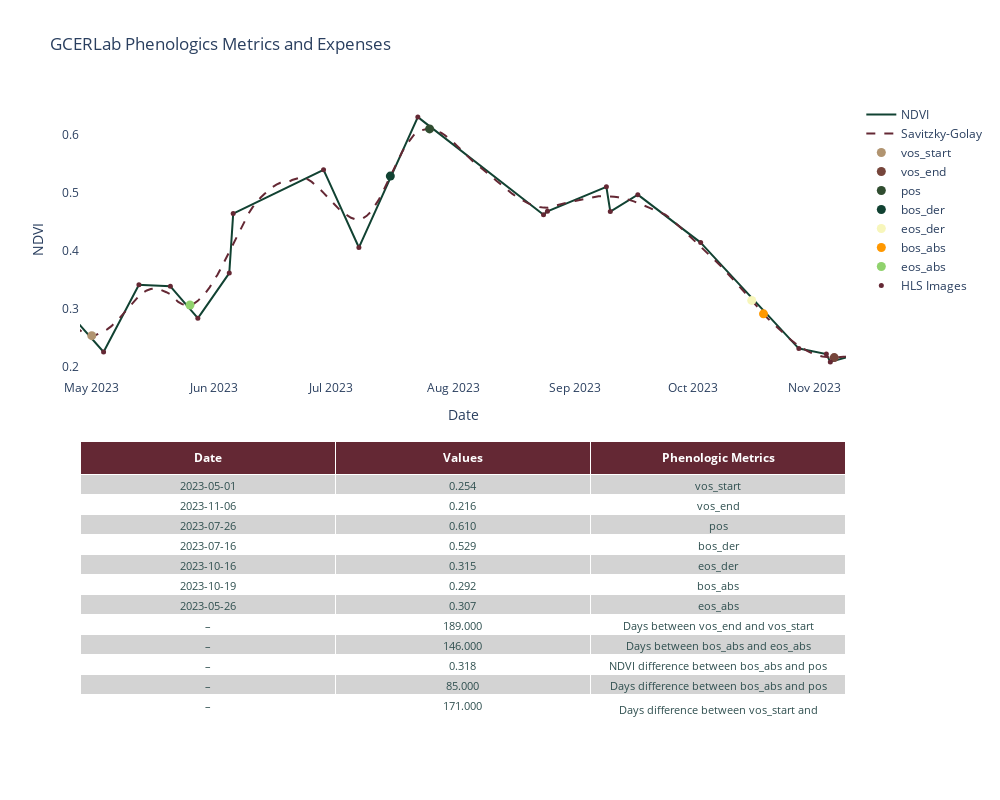

Notebook code for this chart:
### Code cell
fig.write_html(r"C:\Users\ander\OneDrive\Área de Trabalho\msu\msu_timeseries_ndvi\2.html")

fig.show()

### Figure 1 — Plotly figure (JSON) as saved in the notebook; plotly's stock layout.template omitted (floating-point values rounded to 4 significant figures; data arrays with more than 128 entries replaced by an {"elided": "..."} marker saying what was removed)
{"data": [{"line": {"color": "#114232"}, "mode": "lines", "name": "NDVI", "type": "scatter", "x": {"elided": "401 str values"}, "xaxis": "x", "y": {"elided": "401 float values"}, "yaxis": "y"}, {"line": {"color": "#642834", "dash": "dash"}, "mode": "lines", "name": "Savitzky-Golay", "type": "scatter", "x": {"elided": "401 str values"}, "xaxis": "x", "y": {"elided": "401 float values"}, "yaxis": "y"}, {"marker": {"color": "#B19470", "size": 9}, "mode": "markers", "name": "vos_start", "type": "scatter", "x": ["2023-05-01T00:00:00"], "xaxis": "x", "y": [0.254], "yaxis": "y"}, {"marker": {"color": "#76453B", "size": 9}, "mode": "markers", "name": "vos_end", "type": "scatter", "x": ["2023-11-06T00:00:00"], "xaxis": "x", "y": [0.2162], "yaxis": "y"}, {"marker": {"color": "#304D30", "size": 9}, "mode": "markers", "name": "pos", "type": "scatter", "x": ["2023-07-26T00:00:00"], "xaxis": "x", "y": [0.6098], "yaxis": "y"}, {"marker": {"color": "#114232", "size": 9}, "mode": "markers", "name": "bos_der", "type": "scatter", "x": ["2023-07-16T00:00:00"], "xaxis": "x", "y": [0.5286], "yaxis": "y"}, {"marker": {"color": "#F7F6BB", "size": 9}, "mode": "markers", "name": "eos_der", "type": "scatter", "x": ["2023-10-16T00:00:00"], "xaxis": "x", "y": [0.3146], "yaxis": "y"}, {"marker": {"color": "#FF9800", "size": 9}, "mode": "markers", "name": "bos_abs", "type": "scatter", "x": ["2023-10-19T00:00:00"], "xaxis": "x", "y": [0.2915], "yaxis": "y"}, {"marker": {"color": "#90D26D", "size": 9}, "mode": "markers", "name": "eos_abs", "type": "scatter", "x": ["2023-05-26T00:00:00"], "xaxis": "x", "y": [0.3068], "yaxis": "y"}, {"cells": {"align": "center", "fill": {"color": [["lightgrey", "white", "lightgrey", "white", "lightgrey", "white", "lightgrey", "white", "lightgrey", "white", "lightgrey", "white", "lightgrey", "white", "lightgrey", "white", "lightgrey", "white", "lightgrey", "white", "lightgrey", "white", "lightgrey", "white", "lightgrey", "white", "lightgrey", "white", "lightgrey", "white", "lightgrey", "white", "lightgrey", "white", "lightgrey", "white"]]}, "font": {"color": "darkslategray", "size": 11}, "values": [["2023-05-01", "2023-11-06", "2023-07-26", "2023-07-16", "2023-10-16", "2023-10-19", "2023-05-26", "–", "–", "–", "–", "–", "–", "–", "–", "–", "–", "–"], ["0.254", "0.216", "0.610", "0.529", "0.315", "0.292", "0.307", "189.000", "146.000", "0.318", "85.000", "171.000", "0.038", "164.000", "0.303", "61.000", "0.091", "22.000"], ["vos_start", "vos_end", "pos", "bos_der", "eos_der", "bos_abs", "eos_abs", "Days between vos_end and vos_start", "Days between bos_abs and eos_abs", "NDVI difference between bos_abs and pos", "Days difference between bos_abs and pos", "Days difference between vos_start and bos_abs", "NDVI difference between vos_start and bos_abs", "Days difference between vos_end and eos_abs", "NDVI difference between eos_abs and pos", "Days difference between eos_abs and pos", "NDVI difference between eos_abs and vos_end", "Count 85% percentiles days between bos_abs and eos_abs"]]}, "domain": {"x": [0, 1], "y": [0, 0.45]}, "header": {"align": "center", "fill": {"color": "#642834"}, "font": {"color": "white", "size": 12}, "values": ["<b>Date</b>", "<b>Values</b>", "<b>Phenologic Metrics</b>"]}, "type": "table"}, {"marker": {"color": "#642834", "size": 5}, "mode": "markers", "name": "HLS Images", "type": "scatter", "x": ["2022-12-03T00:00:00", "2022-12-27T00:00:00", "2022-12-28T00:00:00", "2023-01-04T00:00:00", "2023-01-05T00:00:00", "2023-01-20T00:00:00", "2023-02-05T00:00:00", "2023-02-06T00:00:00", "2023-02-13T00:00:00", "2023-02-14T00:00:00", "2023-03-25T00:00:00", "2023-03-26T00:00:00", "2023-04-18T00:00:00", "2023-04-19T00:00:00", "2023-05-04T00:00:00", "2023-05-13T00:00:00", "2023-05-21T00:00:00", "2023-05-28T00:00:00", "2023-06-05T00:00:00", "2023-06-06T00:00:00", "2023-06-29T00:00:00", "2023-07-08T00:00:00", "2023-07-23T00:00:00", "2023-08-24T00:00:00", "2023-08-25T00:00:00", "2023-09-09T00:00:00", "2023-09-10T00:00:00", "2023-09-17T00:00:00", "2023-10-03T00:00:00", "2023-10-28T00:00:00", "2023-11-04T00:00:00", "2023-11-05T00:00:00", "2023-11-28T00:00:00", "2023-11-29T00:00:00", "2023-12-06T00:00:00", "2023-12-15T00:00:00", "2023-12-22T00:00:00", "2023-12-23T00:00:00", "2023-12-30T00:00:00", "2023-12-31T00:00:00", "2024-01-07T00:00:00"], "xaxis": "x", "y": [0.3171, 0.2858, 0.3076, 0.2713, 0.2735, 0.2448, 0.2534, 0.2533, 0.2476, 0.2592, 0.356, 0.3728, 0.3743, 0.3411, 0.2259, 0.3415, 0.339, 0.284, 0.3617, 0.464, 0.5395, 0.4057, 0.6302, 0.4621, 0.4679, 0.5102, 0.4675, 0.4967, 0.4142, 0.2318, 0.2224, 0.2088, 0.2517, 0.2262, 0.2518, 0.2614, 0.2231, 0.2349, 0.2856, 0.2876, 0.2924], "yaxis": "y"}], "layout": {"height": 800, "paper_bgcolor": "#FFFFFF", "plot_bgcolor": "#FFFFFF", "title": {"text": "GCERLab Phenologics Metrics and Expenses"}, "width": 1000, "xaxis": {"anchor": "y", "domain": [0, 1], "range": ["2023-04-28T00:00:00", "2023-11-09T00:00:00"], "title": {"text": "Date"}}, "yaxis": {"anchor": "x", "domain": [0.55, 1], "title": {"text": "NDVI"}}}}
